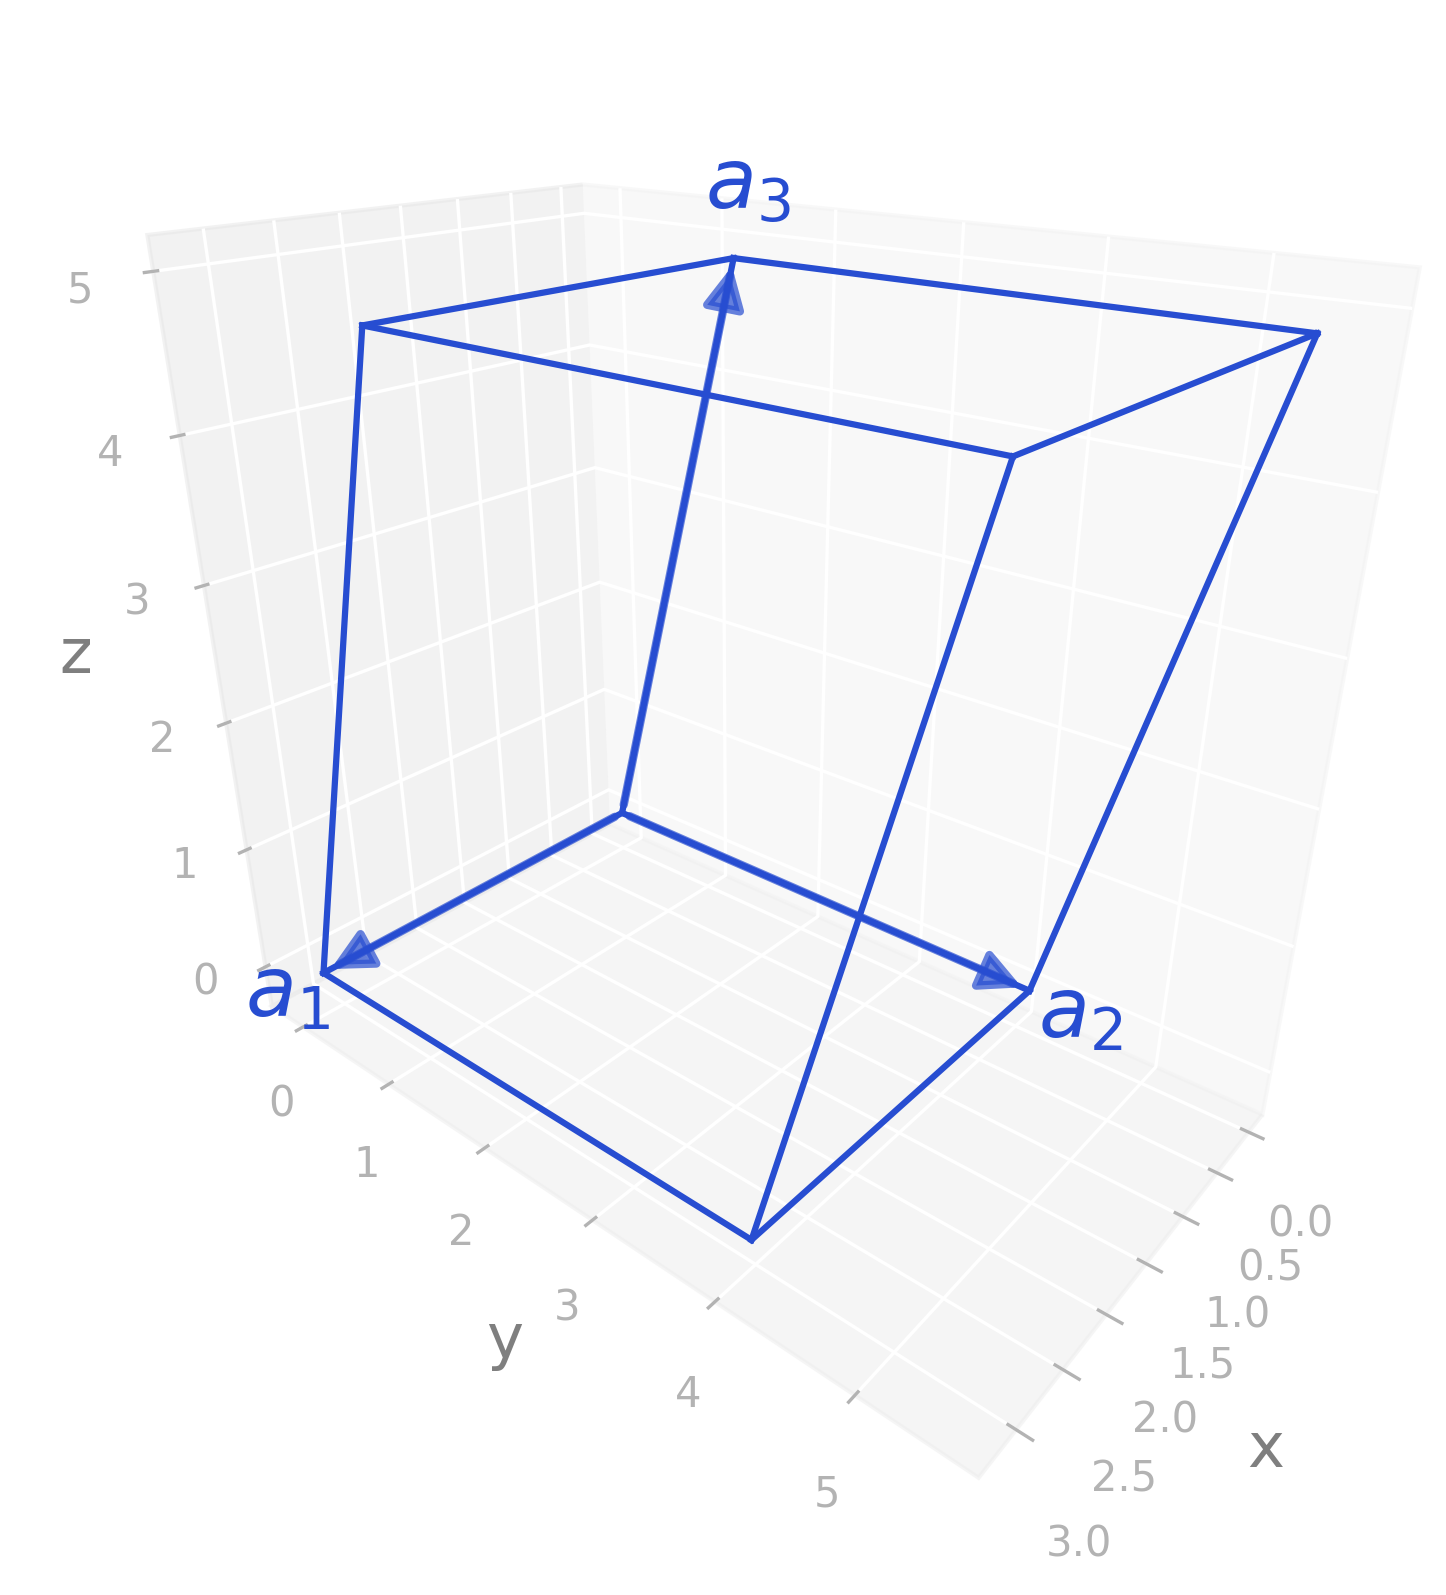

Recreate this plot in Python.
import radtools as rad

l = rad.lattice_example(f"MCL")
l.plot("primitive")
# Save an image:
l.savefig(
    "mcl_real.png",
    elev=25,
    azim=40,
    dpi=300,
   bbox_inches="tight",
)
# Interactive plot:
l.show(elev=25, azim=40)
